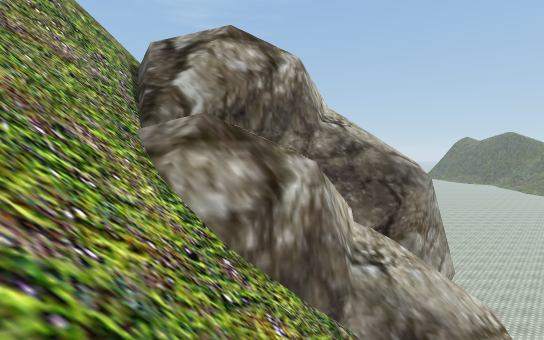
[1] (above)

24 first-person views from a walk through a 3-D level made in the Unity game engine. The camera is 1.5 m above the floor, tilts 4° down and sees 85° across. The floor is counted in squares, 2 m on a side. Each view is taken from the middle of a square. On the plan, view 1 faces up. The plan holds only what a view shows up to about 10 squares ahead; the rest is blank. The place goes on beyond the plan. Some trees and plants on the terrain are drawn as simple stand-ins. The player is left out. Some surface patterns are stand-ins.

[2]
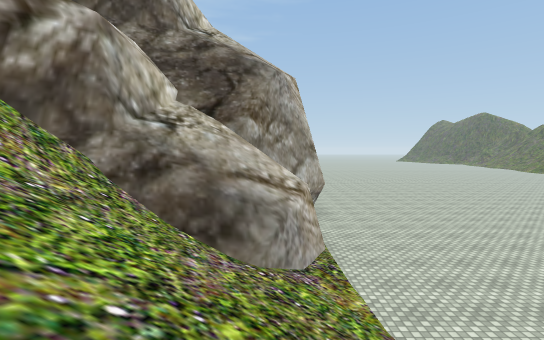

[3]
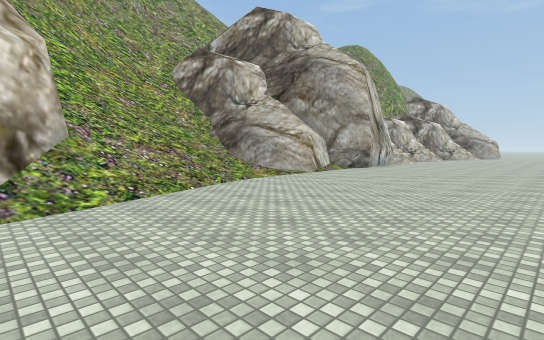

[4]
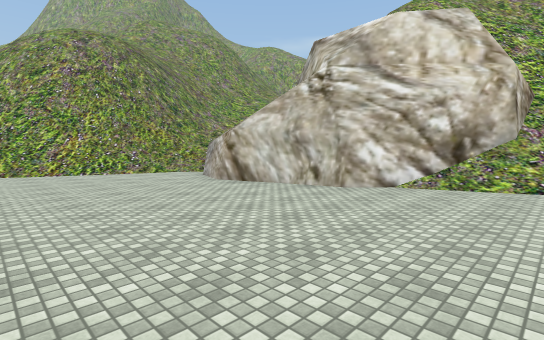

[5]
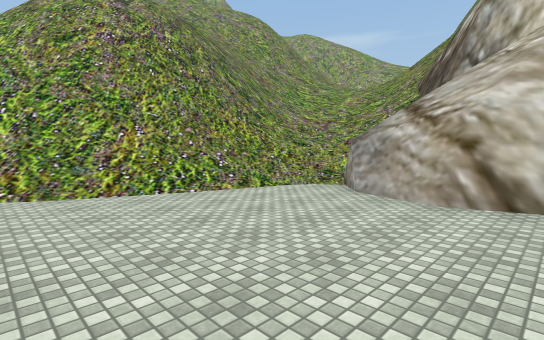

[6]
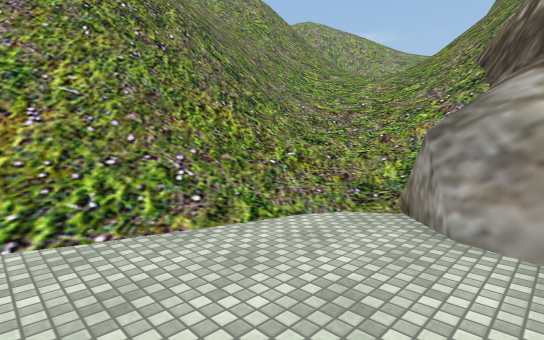

[7]
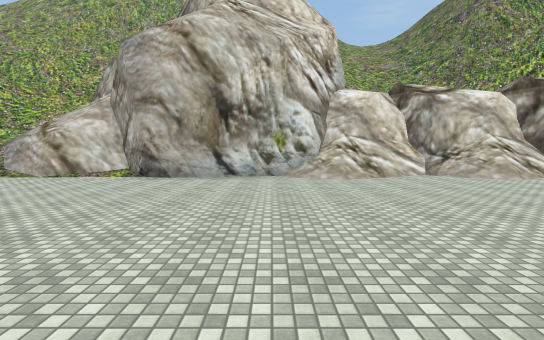

[8]
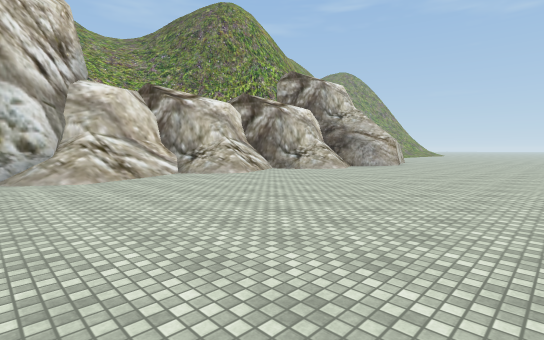

[9]
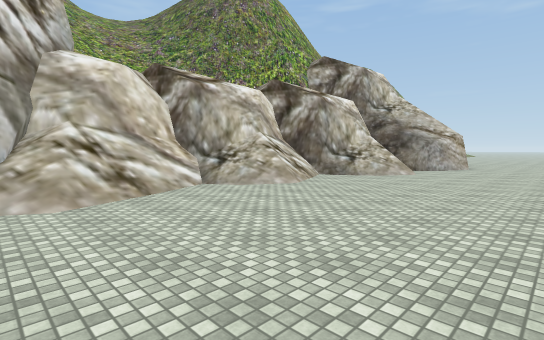

[10]
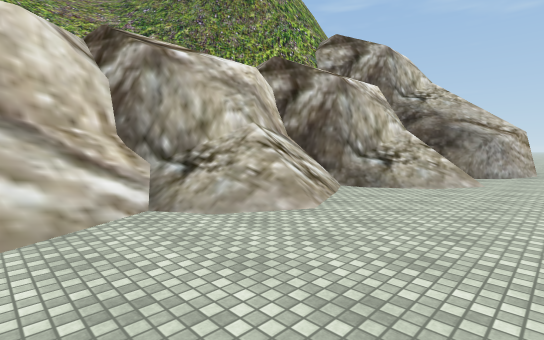

[11]
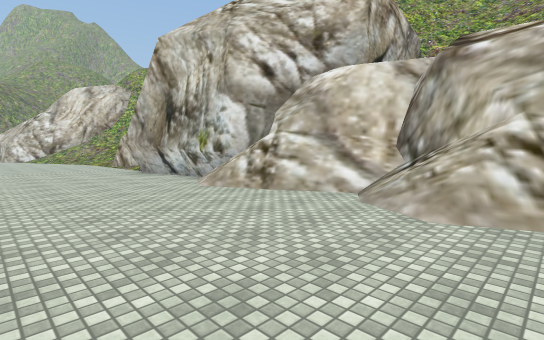

[12]
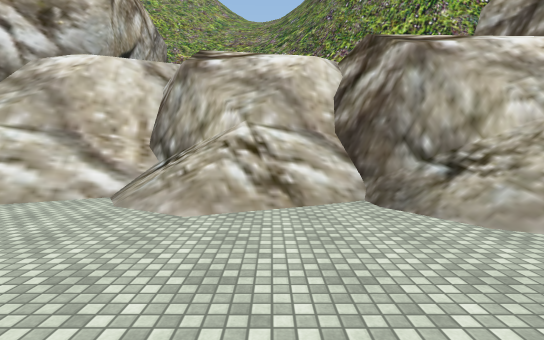

[13]
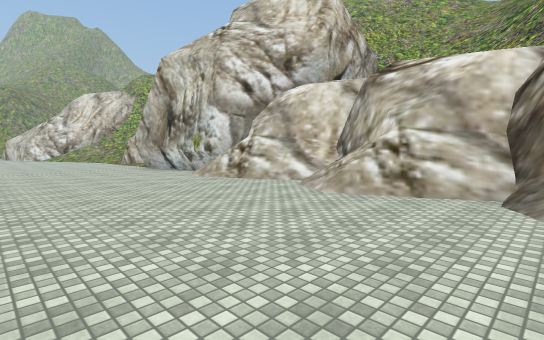

[14]
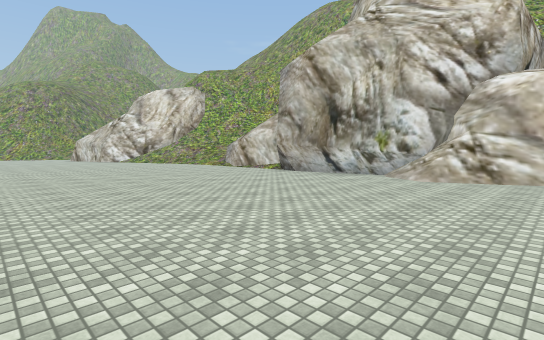

[15]
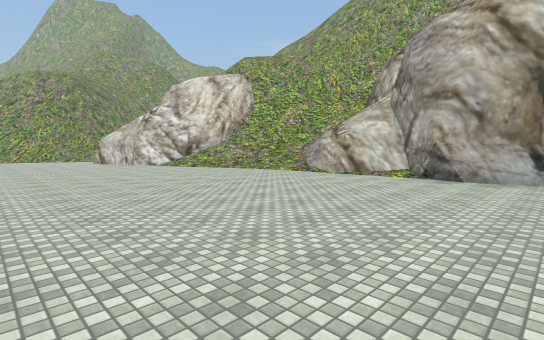

[16]
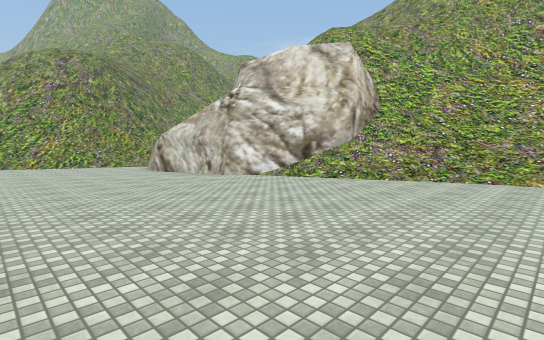

[17]
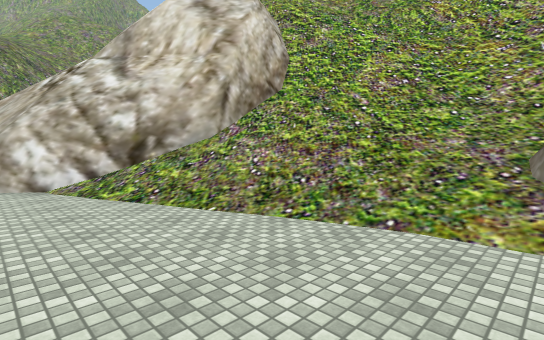

[18]
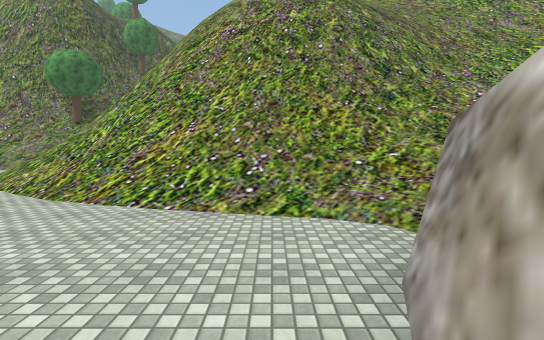

[19]
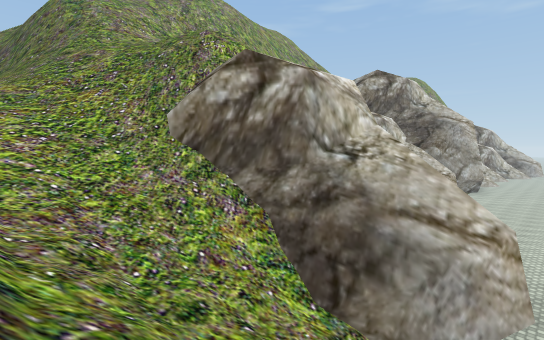

[20]
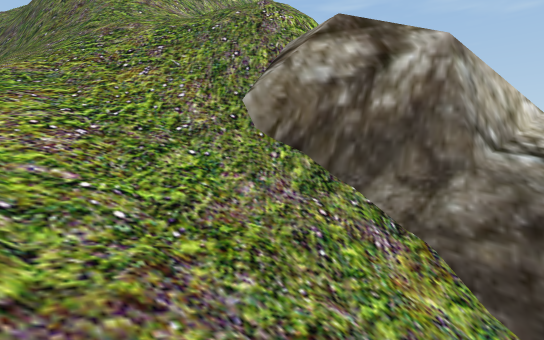

[21]
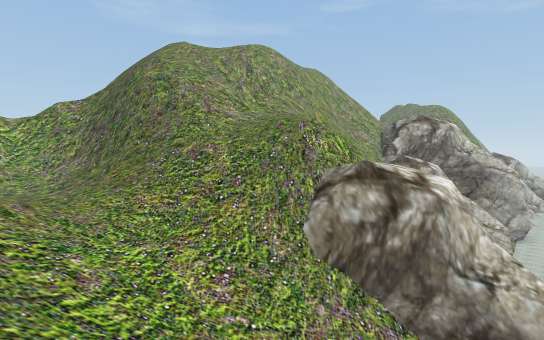

[22]
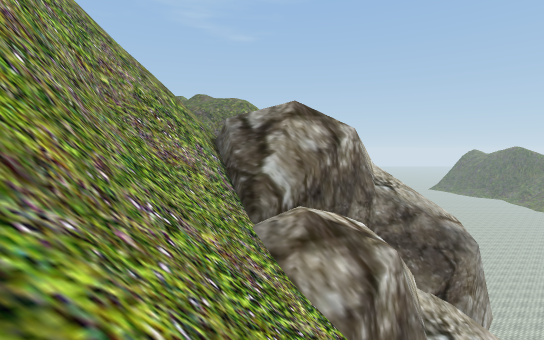

[23]
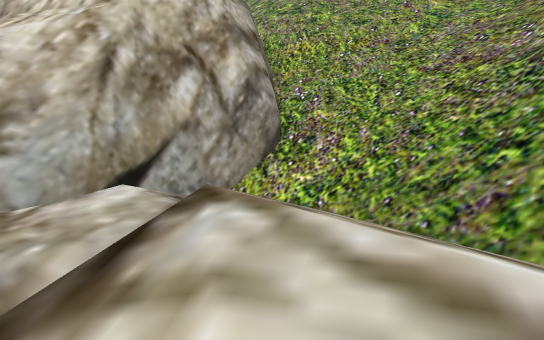

[24]
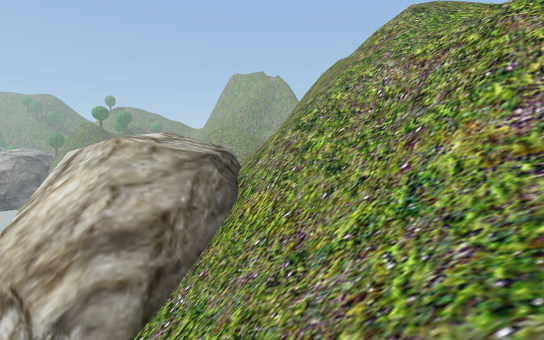

### Floor plan
Key: @ floor where view 1 was taken; # wall or solid block; x gap in a wall; . main floor; : floor 6.5 m higher than the main floor; + floor 8 m higher than the main floor; * floor 8.75 m higher than the main floor; % floor 14.5 m higher than the main floor; & floor 16 m higher than the main floor; $ floor 16.75 m higher than the main floor; / step, stairs or slope; = window, fence, low wall or low ledge; ^ raised ledge; v drop or lower ground.
Columns run from 12 left of view 1 to 13 right of it. Each row starts with its distance up from view 1.
 21            ## =##//.......
 20        / ###/ /#//........
 19       //////://#//........
 18      //////////#//........
 17     ///////:///#//........
 16    ==///////://#/.........
 15   /=#/////####/#//........
 14   //#////#######//........
 13   ///#==#vv= v ##/........
 12   ////==v&&&&vv ##........
 11 ///////=v&&& vv  #........
 10 ////////v&&$ vv  #........
  9      //=v&&&vvv ##........
  8     v##vv%  #####.........
  7      ###x=###=  #.........
  6      v##//=#==  #.........
  5       ^///=######.........
  4        #///////^#.........
  3         #/////////........
  2         #/////////........
  1         #/////////........
  0          ///@//////.......
 -1           ////####/.......
 -2            //=#####/......
 -3             /=#  ####.....
 -4                     #.....
 -5                     #.....
 -6            //#      #.....
 -7         // /###     #.....
 -8         //////#######.....
 -9       ##////////////......
-10      =#/////////////////..
-11      #////////////////////
-12         ////////////=/////
-13        *+++///////####=///
-14        ++/////////==vv##==
-15          /////////////vv#=
-16             ///////  ///v#
-17                        //

Where each view was taken, in squares from view 1:
view 1: 0 up, 0 right, facing up
view 2: 0 up, 4 right, facing up
view 3: 2 down, 11 right, facing up-left
view 4: 0 up, 13 right, facing down-left
view 5: 5 down, 13 right, facing down-left
view 6: 7 down, 11 right, facing down-left
view 7: 12 up, 13 right, facing left
view 8: 12 up, 13 right, facing up-left
view 9: 13 up, 10 right, facing up-left
view 10: 15 up, 8 right, facing up-left
view 11: 19 up, 9 right, facing down-left
view 12: 19 up, 9 right, facing left
view 13: 21 up, 10 right, facing down-left
view 14: 16 up, 13 right, facing down-left
view 15: 11 up, 13 right, facing down-left
view 16: 4 up, 13 right, facing down-left
view 17: 4 up, 8 right, facing down-left
view 18: 6 down, 9 right, facing down
view 19: 12 down, 9 right, facing up-left
view 20: 12 down, 6 right, facing up-left
view 21: 15 down, 7 right, facing up-left
view 22: 1 down, 2 left, facing up
view 23: 19 up, 2 right, facing down-left
view 24: 20 up, 5 left, facing down
